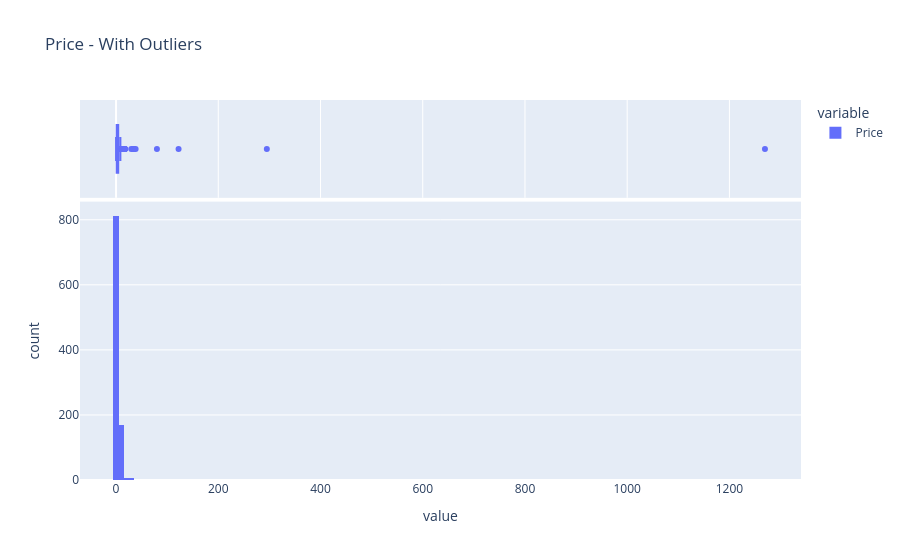
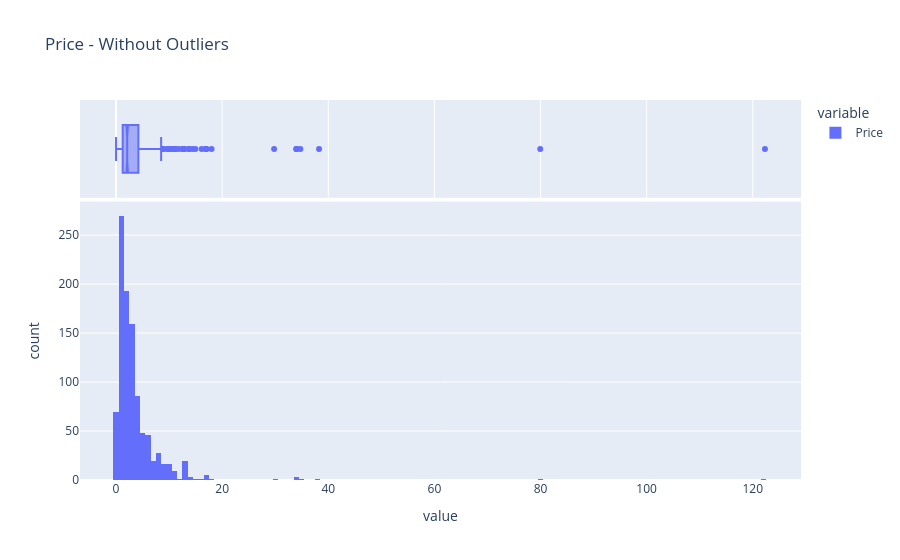

The notebook cell these images were saved under, in order:
### Code cell
profile_serie(df_combinado["Price"])

### Figure 1 — Plotly figure (JSON) as saved in the notebook; plotly's stock layout.template omitted (floating-point values rounded to 4 significant figures; data arrays with more than 128 entries replaced by an {"elided": "..."} marker saying what was removed)
{"data": [{"bingroup": "x", "hovertemplate": "variable=Price<br>value=%{x}<br>count=%{y}<extra></extra>", "legendgroup": "Price", "marker": {"color": "#636efa", "pattern": {"shape": ""}}, "name": "Price", "orientation": "v", "showlegend": true, "type": "histogram", "x": {"elided": "1000 float values"}, "xaxis": "x", "yaxis": "y"}, {"hovertemplate": "variable=Price<br>value=%{x}<extra></extra>", "legendgroup": "Price", "marker": {"color": "#636efa"}, "name": "Price", "notched": true, "showlegend": false, "type": "box", "x": {"elided": "1000 float values"}, "xaxis": "x2", "yaxis": "y2"}], "layout": {"barmode": "relative", "legend": {"title": {"text": "variable"}, "tracegroupgap": 0}, "title": {"text": "Price - With Outliers"}, "xaxis": {"anchor": "y", "domain": [0, 1], "title": {"text": "value"}}, "xaxis2": {"anchor": "y2", "domain": [0, 1], "matches": "x", "showgrid": true, "showticklabels": false}, "yaxis": {"anchor": "x", "domain": [0, 0.7326], "title": {"text": "count"}}, "yaxis2": {"anchor": "x2", "domain": [0.7426, 1], "matches": "y2", "showgrid": false, "showline": false, "showticklabels": false, "ticks": ""}}}

### Figure 2 — Plotly figure (JSON) as saved in the notebook; plotly's stock layout.template omitted (floating-point values rounded to 4 significant figures; data arrays with more than 128 entries replaced by an {"elided": "..."} marker saying what was removed)
{"data": [{"bingroup": "x", "hovertemplate": "variable=Price<br>value=%{x}<br>count=%{y}<extra></extra>", "legendgroup": "Price", "marker": {"color": "#636efa", "pattern": {"shape": ""}}, "name": "Price", "orientation": "v", "showlegend": true, "type": "histogram", "x": {"elided": "998 float values"}, "xaxis": "x", "yaxis": "y"}, {"hovertemplate": "variable=Price<br>value=%{x}<extra></extra>", "legendgroup": "Price", "marker": {"color": "#636efa"}, "name": "Price", "notched": true, "showlegend": false, "type": "box", "x": {"elided": "998 float values"}, "xaxis": "x2", "yaxis": "y2"}], "layout": {"barmode": "relative", "legend": {"title": {"text": "variable"}, "tracegroupgap": 0}, "title": {"text": "Price - Without Outliers"}, "xaxis": {"anchor": "y", "domain": [0, 1], "title": {"text": "value"}}, "xaxis2": {"anchor": "y2", "domain": [0, 1], "matches": "x", "showgrid": true, "showticklabels": false}, "yaxis": {"anchor": "x", "domain": [0, 0.7326], "title": {"text": "count"}}, "yaxis2": {"anchor": "x2", "domain": [0.7426, 1], "matches": "y2", "showgrid": false, "showline": false, "showticklabels": false, "ticks": ""}}}
